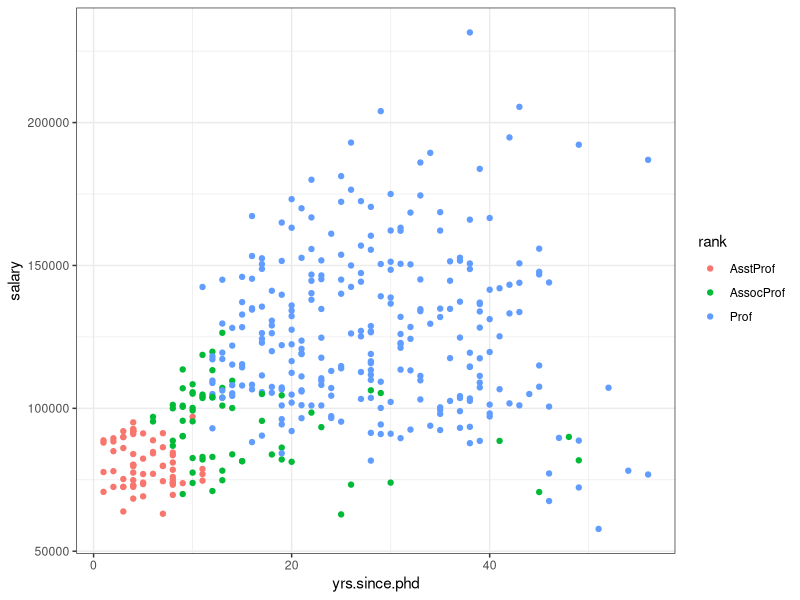
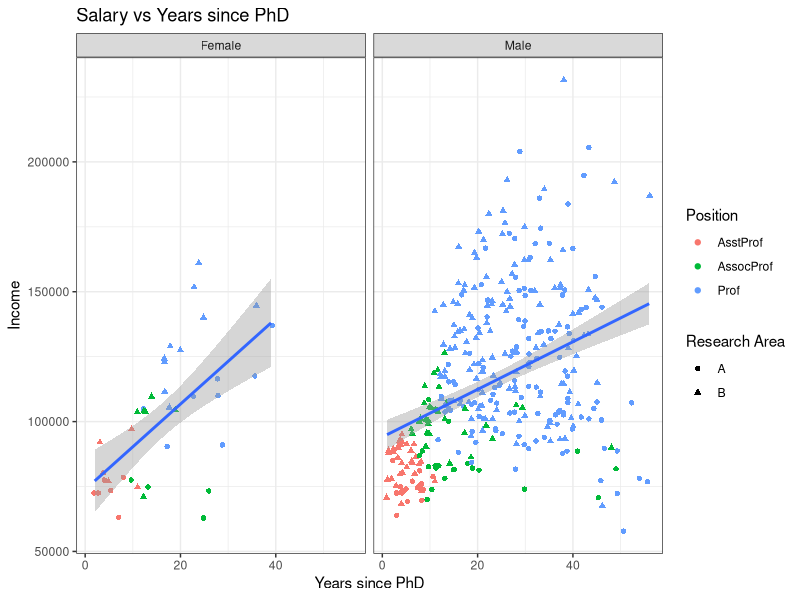
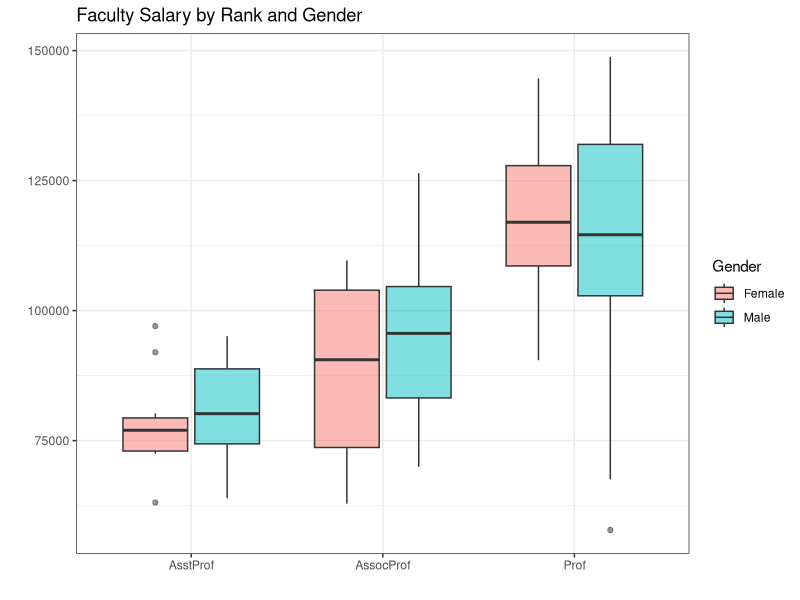
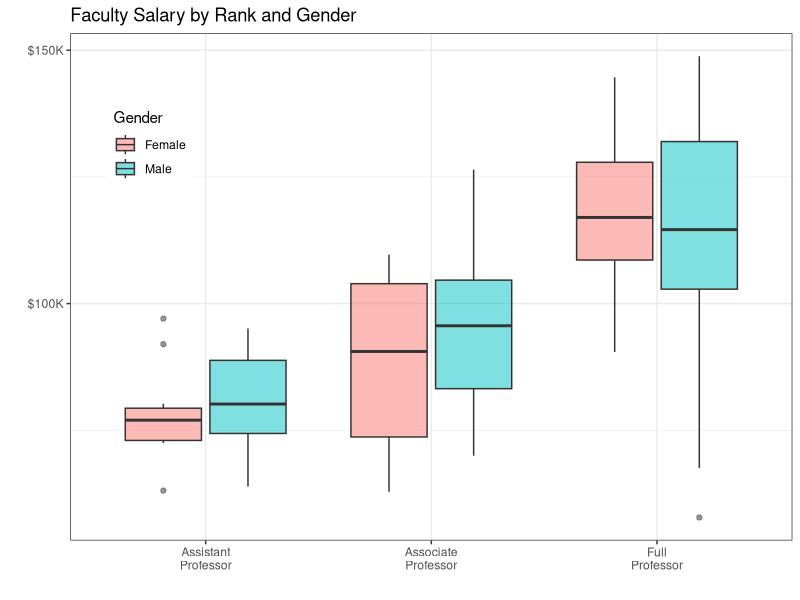

Write R code to recreate these figures, in order.
# ADVANCED 1

# 1) First Improvement
# 2) Change tic marks and tic marks labels

library(car)
library(tidyverse)

theme_set(theme_bw())

head(Salaries)

Salaries %>%
  ggplot(aes(x=yrs.since.phd,
             y=salary,
             color=rank))+
  geom_point()


# 1) First Improvement
Salaries %>%
  ggplot(aes(x=yrs.since.phd,
             y=salary))+
  geom_jitter(aes(color=rank,
                  shape=discipline))+
  geom_smooth(method = lm)+
  facet_wrap(~sex)+
  labs(title="Salary vs Years since PhD",
       x="Years since PhD",
       y="Income",
       color="Position",
       shape="Research Area")

# 2) Change tic marks and tic marks labels
# Starting Plot
Salaries %>%
  filter(salary<150000) %>%
  ggplot(aes(x=rank, y=salary,fill=sex))+
  geom_boxplot(alpha=0.5)+
  labs(title="Faculty Salary by Rank and Gender",
       x="",
       y="",
       fill="Gender")

# Final Plot
Salaries %>%
  filter(salary<150000) %>%
  ggplot(aes(x=rank, y=salary,fill=sex))+
  geom_boxplot(alpha=0.5)+
  scale_x_discrete(breaks=c("AsstProf",
                            "AssocProf",
                            "Prof"),
                   labels=c("Assistant\nProfessor",
                            "Associate\nProfessor",
                            "Full\nProfessor"))+
  scale_y_continuous(breaks = c(50000,
                                100000,
                                150000,
                                200000),
                     labels = c("$50K",
                                "$100K",
                                "$150K",
                                "$200K"))+
  labs(title="Faculty Salary by Rank and Gender",
       x="",
       y="",
       fill="Gender")+
  theme(legend.position = c(.11, .78))
